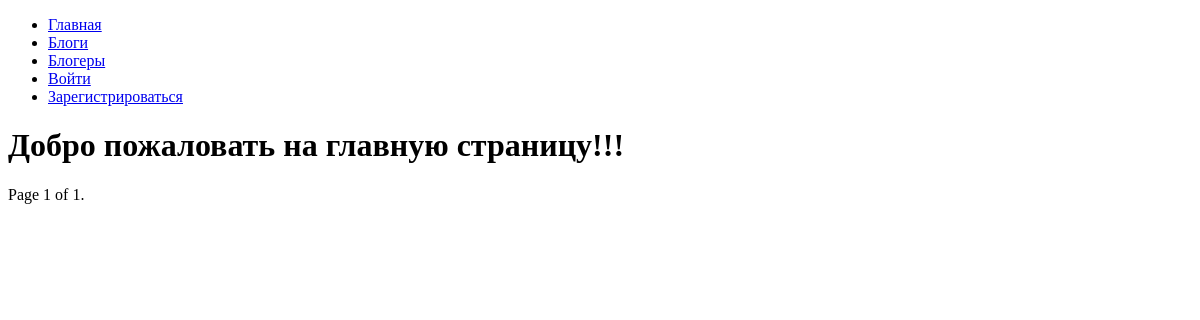
/, run on an earlier commit of the app's database.
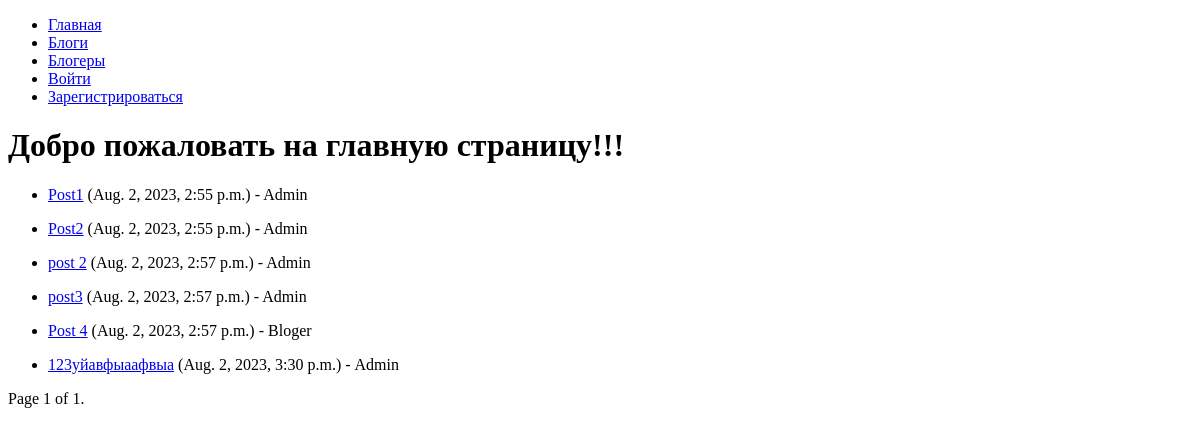
And on a later commit of the database.
### Blog/models.py (models this page shows, shortened)
class UserPost(models.Model):
    id = models.AutoField(primary_key=True)
    date = models.DateTimeField(default=datetime.datetime.now)
    name = models.CharField(max_length=100, blank=True)
    user = models.ForeignKey(User, on_delete=models.CASCADE)
    description = models.CharField(max_length=500, blank=True)

### Blog/views.py (the view)
# urls.py: path('', views.index_view, name='index'),
def index_view(request):
    posts = UserPost.objects.all() # Получаем все записи из таблицы UserPost
    paginator = Paginator(posts, 20)  # Разбиваем на страницы по 5 элементов
    page_number = request.GET.get('page')
    page_obj = paginator.get_page(page_number)
    return render(request, 'Blog/index.html', {'page_obj': page_obj})

### Blog/templates/blog/index.html (shortened to what this page needs)
{% extends 'Blog/base.html' %}
{% load static %}
{% load l10n %}
{% block content %}
<h1>Добро пожаловать на главную страницу!!!</h1>
<ul>
    {% for post in page_obj %}
    <li>
        <p><a href="{% url 'post' post_id=post.id %}">{{ post.name }}</a> ({{ post.date }}) - {{ post.user.username }} </p>
    </li>
    {% endfor %}
</ul>
<div class="pagination">
    <span class="step-links">
        <span class="current">
            Page {{ page_obj.number }} of {{ page_obj.paginator.num_pages }}.
        </span>
    </span>
</div>
{% endblock %}

What changed in the data, as far as the page shows it:
added UserPost: name "Post1", date "Aug. 2, 2023, 2:55 p.m.", user.username "Admin"
added UserPost: name "Post2", date "Aug. 2, 2023, 2:55 p.m.", user.username "Admin"
added UserPost: name "post 2", date "Aug. 2, 2023, 2:57 p.m.", user.username "Admin"
added UserPost: name "post3", date "Aug. 2, 2023, 2:57 p.m.", user.username "Admin"
added UserPost: name "Post 4", date "Aug. 2, 2023, 2:57 p.m.", user.username "Bloger"
added UserPost: name "123уйавфыаафвыа", date "Aug. 2, 2023, 3:30 p.m.", user.username "Admin"
